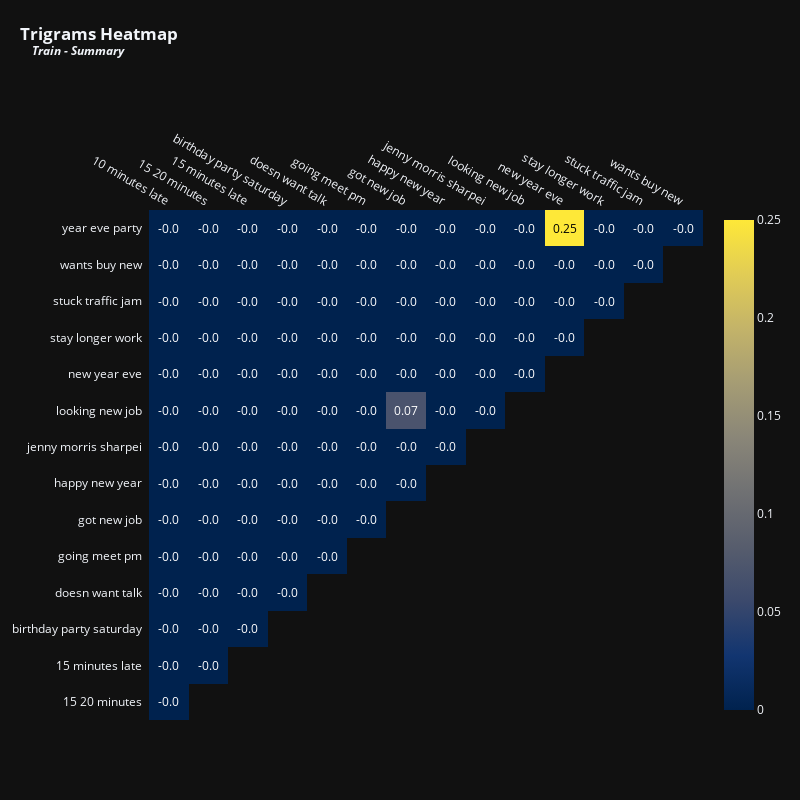

The notebook cell saved with this chart:
### Code cell
vectorizer=TfidfVectorizer(max_features=15, stop_words='english', ngram_range=(3,3))
x=vectorizer.fit_transform(train['summary'].fillna(''))
df_tfidfvect=pd.DataFrame(x.toarray(), columns=vectorizer.get_feature_names_out())
plot_correlation(df_tfidfvect, 'Trigrams', 'Train - Summary', 800, 800, 12)

### Figure 1 — Plotly figure (JSON) as saved in the notebook; plotly's stock layout.template omitted (floating-point values rounded to 4 significant figures)
{"data": [{"colorscale": [[0, "#00224e"], [0.1111, "#123570"], [0.2222, "#3b496c"], [0.3333, "#575d6d"], [0.4444, "#707173"], [0.5556, "#8a8678"], [0.6667, "#a59c74"], [0.7778, "#c3b369"], [0.8889, "#e1cc55"], [1, "#fee838"]], "reversescale": false, "showscale": false, "x": ["10 minutes late", "15 20 minutes", "15 minutes late", "birthday party saturday", "doesn want talk", "going meet pm", "got new job", "happy new year", "jenny morris sharpei", "looking new job", "new year eve", "stay longer work", "stuck traffic jam", "wants buy new"], "y": ["year eve party", "wants buy new", "stuck traffic jam", "stay longer work", "new year eve", "looking new job", "jenny morris sharpei", "happy new year", "got new job", "going meet pm", "doesn want talk", "birthday party saturday", "15 minutes late", "15 20 minutes"], "z": [[0, 0, 0, 0, 0, 0, 0, 0, 0, 0, 0.25, 0, 0, 0], [0, 0, 0, 0, 0, 0, 0, 0, 0, 0, 0, 0, 0], [0, 0, 0, 0, 0, 0, 0, 0, 0, 0, 0, 0], [0, 0, 0, 0, 0, 0, 0, 0, 0, 0, 0], [0, 0, 0, 0, 0, 0, 0, 0, 0, 0], [0, 0, 0, 0, 0, 0, 0.07, 0, 0], [0, 0, 0, 0, 0, 0, 0, 0], [0, 0, 0, 0, 0, 0, 0], [0, 0, 0, 0, 0, 0], [0, 0, 0, 0, 0], [0, 0, 0, 0], [0, 0, 0], [0, 0], [0]], "type": "heatmap"}, {"colorscale": [[0, "#00224e"], [0.1111, "#123570"], [0.2222, "#3b496c"], [0.3333, "#575d6d"], [0.4444, "#707173"], [0.5556, "#8a8678"], [0.6667, "#a59c74"], [0.7778, "#c3b369"], [0.8889, "#e1cc55"], [1, "#fee838"]], "showscale": true, "visible": true, "z": [[0, 0, 0, 0, 0, 0, 0, 0, 0, 0, 0.25, 0, 0, 0], [0, 0, 0, 0, 0, 0, 0, 0, 0, 0, 0, 0, 0], [0, 0, 0, 0, 0, 0, 0, 0, 0, 0, 0, 0], [0, 0, 0, 0, 0, 0, 0, 0, 0, 0, 0], [0, 0, 0, 0, 0, 0, 0, 0, 0, 0], [0, 0, 0, 0, 0, 0, 0.07, 0, 0], [0, 0, 0, 0, 0, 0, 0, 0], [0, 0, 0, 0, 0, 0, 0], [0, 0, 0, 0, 0, 0], [0, 0, 0, 0, 0], [0, 0, 0, 0], [0, 0, 0], [0, 0], [0]], "type": "heatmap"}], "layout": {"annotations": [{"font": {"color": "#FFFFFF", "size": 12}, "showarrow": false, "text": "-0.0", "x": "10 minutes late", "xref": "x", "y": "year eve party", "yref": "y"}, {"font": {"color": "#FFFFFF", "size": 12}, "showarrow": false, "text": "-0.0", "x": "15 20 minutes", "xref": "x", "y": "year eve party", "yref": "y"}, {"font": {"color": "#FFFFFF", "size": 12}, "showarrow": false, "text": "-0.0", "x": "15 minutes late", "xref": "x", "y": "year eve party", "yref": "y"}, {"font": {"color": "#FFFFFF", "size": 12}, "showarrow": false, "text": "-0.0", "x": "birthday party saturday", "xref": "x", "y": "year eve party", "yref": "y"}, {"font": {"color": "#FFFFFF", "size": 12}, "showarrow": false, "text": "-0.0", "x": "doesn want talk", "xref": "x", "y": "year eve party", "yref": "y"}, {"font": {"color": "#FFFFFF", "size": 12}, "showarrow": false, "text": "-0.0", "x": "going meet pm", "xref": "x", "y": "year eve party", "yref": "y"}, {"font": {"color": "#FFFFFF", "size": 12}, "showarrow": false, "text": "-0.0", "x": "got new job", "xref": "x", "y": "year eve party", "yref": "y"}, {"font": {"color": "#FFFFFF", "size": 12}, "showarrow": false, "text": "-0.0", "x": "happy new year", "xref": "x", "y": "year eve party", "yref": "y"}, {"font": {"color": "#FFFFFF", "size": 12}, "showarrow": false, "text": "-0.0", "x": "jenny morris sharpei", "xref": "x", "y": "year eve party", "yref": "y"}, {"font": {"color": "#FFFFFF", "size": 12}, "showarrow": false, "text": "-0.0", "x": "looking new job", "xref": "x", "y": "year eve party", "yref": "y"}, {"font": {"color": "#000000", "size": 12}, "showarrow": false, "text": "0.25", "x": "new year eve", "xref": "x", "y": "year eve party", "yref": "y"}, {"font": {"color": "#FFFFFF", "size": 12}, "showarrow": false, "text": "-0.0", "x": "stay longer work", "xref": "x", "y": "year eve party", "yref": "y"}, {"font": {"color": "#FFFFFF", "size": 12}, "showarrow": false, "text": "-0.0", "x": "stuck traffic jam", "xref": "x", "y": "year eve party", "yref": "y"}, {"font": {"color": "#FFFFFF", "size": 12}, "showarrow": false, "text": "-0.0", "x": "wants buy new", "xref": "x", "y": "year eve party", "yref": "y"}, {"font": {"color": "#FFFFFF", "size": 12}, "showarrow": false, "text": "-0.0", "x": "10 minutes late", "xref": "x", "y": "wants buy new", "yref": "y"}, {"font": {"color": "#FFFFFF", "size": 12}, "showarrow": false, "text": "-0.0", "x": "15 20 minutes", "xref": "x", "y": "wants buy new", "yref": "y"}, {"font": {"color": "#FFFFFF", "size": 12}, "showarrow": false, "text": "-0.0", "x": "15 minutes late", "xref": "x", "y": "wants buy new", "yref": "y"}, {"font": {"color": "#FFFFFF", "size": 12}, "showarrow": false, "text": "-0.0", "x": "birthday party saturday", "xref": "x", "y": "wants buy new", "yref": "y"}, {"font": {"color": "#FFFFFF", "size": 12}, "showarrow": false, "text": "-0.0", "x": "doesn want talk", "xref": "x", "y": "wants buy new", "yref": "y"}, {"font": {"color": "#FFFFFF", "size": 12}, "showarrow": false, "text": "-0.0", "x": "going meet pm", "xref": "x", "y": "wants buy new", "yref": "y"}, {"font": {"color": "#FFFFFF", "size": 12}, "showarrow": false, "text": "-0.0", "x": "got new job", "xref": "x", "y": "wants buy new", "yref": "y"}, {"font": {"color": "#FFFFFF", "size": 12}, "showarrow": false, "text": "-0.0", "x": "happy new year", "xref": "x", "y": "wants buy new", "yref": "y"}, {"font": {"color": "#FFFFFF", "size": 12}, "showarrow": false, "text": "-0.0", "x": "jenny morris sharpei", "xref": "x", "y": "wants buy new", "yref": "y"}, {"font": {"color": "#FFFFFF", "size": 12}, "showarrow": false, "text": "-0.0", "x": "looking new job", "xref": "x", "y": "wants buy new", "yref": "y"}, {"font": {"color": "#FFFFFF", "size": 12}, "showarrow": false, "text": "-0.0", "x": "new year eve", "xref": "x", "y": "wants buy new", "yref": "y"}, {"font": {"color": "#FFFFFF", "size": 12}, "showarrow": false, "text": "-0.0", "x": "stay longer work", "xref": "x", "y": "wants buy new", "yref": "y"}, {"font": {"color": "#FFFFFF", "size": 12}, "showarrow": false, "text": "-0.0", "x": "stuck traffic jam", "xref": "x", "y": "wants buy new", "yref": "y"}, {"font": {"color": "#FFFFFF", "size": 12}, "showarrow": false, "text": "-0.0", "x": "10 minutes late", "xref": "x", "y": "stuck traffic jam", "yref": "y"}, {"font": {"color": "#FFFFFF", "size": 12}, "showarrow": false, "text": "-0.0", "x": "15 20 minutes", "xref": "x", "y": "stuck traffic jam", "yref": "y"}, {"font": {"color": "#FFFFFF", "size": 12}, "showarrow": false, "text": "-0.0", "x": "15 minutes late", "xref": "x", "y": "stuck traffic jam", "yref": "y"}, {"font": {"color": "#FFFFFF", "size": 12}, "showarrow": false, "text": "-0.0", "x": "birthday party saturday", "xref": "x", "y": "stuck traffic jam", "yref": "y"}, {"font": {"color": "#FFFFFF", "size": 12}, "showarrow": false, "text": "-0.0", "x": "doesn want talk", "xref": "x", "y": "stuck traffic jam", "yref": "y"}, {"font": {"color": "#FFFFFF", "size": 12}, "showarrow": false, "text": "-0.0", "x": "going meet pm", "xref": "x", "y": "stuck traffic jam", "yref": "y"}, {"font": {"color": "#FFFFFF", "size": 12}, "showarrow": false, "text": "-0.0", "x": "got new job", "xref": "x", "y": "stuck traffic jam", "yref": "y"}, {"font": {"color": "#FFFFFF", "size": 12}, "showarrow": false, "text": "-0.0", "x": "happy new year", "xref": "x", "y": "stuck traffic jam", "yref": "y"}, {"font": {"color": "#FFFFFF", "size": 12}, "showarrow": false, "text": "-0.0", "x": "jenny morris sharpei", "xref": "x", "y": "stuck traffic jam", "yref": "y"}, {"font": {"color": "#FFFFFF", "size": 12}, "showarrow": false, "text": "-0.0", "x": "looking new job", "xref": "x", "y": "stuck traffic jam", "yref": "y"}, {"font": {"color": "#FFFFFF", "size": 12}, "showarrow": false, "text": "-0.0", "x": "new year eve", "xref": "x", "y": "stuck traffic jam", "yref": "y"}, {"font": {"color": "#FFFFFF", "size": 12}, "showarrow": false, "text": "-0.0", "x": "stay longer work", "xref": "x", "y": "stuck traffic jam", "yref": "y"}, {"font": {"color": "#FFFFFF", "size": 12}, "showarrow": false, "text": "-0.0", "x": "10 minutes late", "xref": "x", "y": "stay longer work", "yref": "y"}, {"font": {"color": "#FFFFFF", "size": 12}, "showarrow": false, "text": "-0.0", "x": "15 20 minutes", "xref": "x", "y": "stay longer work", "yref": "y"}, {"font": {"color": "#FFFFFF", "size": 12}, "showarrow": false, "text": "-0.0", "x": "15 minutes late", "xref": "x", "y": "stay longer work", "yref": "y"}, {"font": {"color": "#FFFFFF", "size": 12}, "showarrow": false, "text": "-0.0", "x": "birthday party saturday", "xref": "x", "y": "stay longer work", "yref": "y"}, {"font": {"color": "#FFFFFF", "size": 12}, "showarrow": false, "text": "-0.0", "x": "doesn want talk", "xref": "x", "y": "stay longer work", "yref": "y"}, {"font": {"color": "#FFFFFF", "size": 12}, "showarrow": false, "text": "-0.0", "x": "going meet pm", "xref": "x", "y": "stay longer work", "yref": "y"}, {"font": {"color": "#FFFFFF", "size": 12}, "showarrow": false, "text": "-0.0", "x": "got new job", "xref": "x", "y": "stay longer work", "yref": "y"}, {"font": {"color": "#FFFFFF", "size": 12}, "showarrow": false, "text": "-0.0", "x": "happy new year", "xref": "x", "y": "stay longer work", "yref": "y"}, {"font": {"color": "#FFFFFF", "size": 12}, "showarrow": false, "text": "-0.0", "x": "jenny morris sharpei", "xref": "x", "y": "stay longer work", "yref": "y"}, {"font": {"color": "#FFFFFF", "size": 12}, "showarrow": false, "text": "-0.0", "x": "looking new job", "xref": "x", "y": "stay longer work", "yref": "y"}, {"font": {"color": "#FFFFFF", "size": 12}, "showarrow": false, "text": "-0.0", "x": "new year eve", "xref": "x", "y": "stay longer work", "yref": "y"}, {"font": {"color": "#FFFFFF", "size": 12}, "showarrow": false, "text": "-0.0", "x": "10 minutes late", "xref": "x", "y": "new year eve", "yref": "y"}, {"font": {"color": "#FFFFFF", "size": 12}, "showarrow": false, "text": "-0.0", "x": "15 20 minutes", "xref": "x", "y": "new year eve", "yref": "y"}, {"font": {"color": "#FFFFFF", "size": 12}, "showarrow": false, "text": "-0.0", "x": "15 minutes late", "xref": "x", "y": "new year eve", "yref": "y"}, {"font": {"color": "#FFFFFF", "size": 12}, "showarrow": false, "text": "-0.0", "x": "birthday party saturday", "xref": "x", "y": "new year eve", "yref": "y"}, {"font": {"color": "#FFFFFF", "size": 12}, "showarrow": false, "text": "-0.0", "x": "doesn want talk", "xref": "x", "y": "new year eve", "yref": "y"}, {"font": {"color": "#FFFFFF", "size": 12}, "showarrow": false, "text": "-0.0", "x": "going meet pm", "xref": "x", "y": "new year eve", "yref": "y"}, {"font": {"color": "#FFFFFF", "size": 12}, "showarrow": false, "text": "-0.0", "x": "got new job", "xref": "x", "y": "new year eve", "yref": "y"}, {"font": {"color": "#FFFFFF", "size": 12}, "showarrow": false, "text": "-0.0", "x": "happy new year", "xref": "x", "y": "new year eve", "yref": "y"}, {"font": {"color": "#FFFFFF", "size": 12}, "showarrow": false, "text": "-0.0", "x": "jenny morris sharpei", "xref": "x", "y": "new year eve", "yref": "y"}, {"font": {"color": "#FFFFFF", "size": 12}, "showarrow": false, "text": "-0.0", "x": "looking new job", "xref": "x", "y": "new year eve", "yref": "y"}, {"font": {"color": "#FFFFFF", "size": 12}, "showarrow": false, "text": "-0.0", "x": "10 minutes late", "xref": "x", "y": "looking new job", "yref": "y"}, {"font": {"color": "#FFFFFF", "size": 12}, "showarrow": false, "text": "-0.0", "x": "15 20 minutes", "xref": "x", "y": "looking new job", "yref": "y"}, {"font": {"color": "#FFFFFF", "size": 12}, "showarrow": false, "text": "-0.0", "x": "15 minutes late", "xref": "x", "y": "looking new job", "yref": "y"}, {"font": {"color": "#FFFFFF", "size": 12}, "showarrow": false, "text": "-0.0", "x": "birthday party saturday", "xref": "x", "y": "looking new job", "yref": "y"}, {"font": {"color": "#FFFFFF", "size": 12}, "showarrow": false, "text": "-0.0", "x": "doesn want talk", "xref": "x", "y": "looking new job", "yref": "y"}, {"font": {"color": "#FFFFFF", "size": 12}, "showarrow": false, "text": "-0.0", "x": "going meet pm", "xref": "x", "y": "looking new job", "yref": "y"}, {"font": {"color": "#FFFFFF", "size": 12}, "showarrow": false, "text": "0.07", "x": "got new job", "xref": "x", "y": "looking new job", "yref": "y"}, {"font": {"color": "#FFFFFF", "size": 12}, "showarrow": false, "text": "-0.0", "x": "happy new year", "xref": "x", "y": "looking new job", "yref": "y"}, {"font": {"color": "#FFFFFF", "size": 12}, "showarrow": false, "text": "-0.0", "x": "jenny morris sharpei", "xref": "x", "y": "looking new job", "yref": "y"}, {"font": {"color": "#FFFFFF", "size": 12}, "showarrow": false, "text": "-0.0", "x": "10 minutes late", "xref": "x", "y": "jenny morris sharpei", "yref": "y"}, {"font": {"color": "#FFFFFF", "size": 12}, "showarrow": false, "text": "-0.0", "x": "15 20 minutes", "xref": "x", "y": "jenny morris sharpei", "yref": "y"}, {"font": {"color": "#FFFFFF", "size": 12}, "showarrow": false, "text": "-0.0", "x": "15 minutes late", "xref": "x", "y": "jenny morris sharpei", "yref": "y"}, {"font": {"color": "#FFFFFF", "size": 12}, "showarrow": false, "text": "-0.0", "x": "birthday party saturday", "xref": "x", "y": "jenny morris sharpei", "yref": "y"}, {"font": {"color": "#FFFFFF", "size": 12}, "showarrow": false, "text": "-0.0", "x": "doesn want talk", "xref": "x", "y": "jenny morris sharpei", "yref": "y"}, {"font": {"color": "#FFFFFF", "size": 12}, "showarrow": false, "text": "-0.0", "x": "going meet pm", "xref": "x", "y": "jenny morris sharpei", "yref": "y"}, {"font": {"color": "#FFFFFF", "size": 12}, "showarrow": false, "text": "-0.0", "x": "got new job", "xref": "x", "y": "jenny morris sharpei", "yref": "y"}, {"font": {"color": "#FFFFFF", "size": 12}, "showarrow": false, "text": "-0.0", "x": "happy new year", "xref": "x", "y": "jenny morris sharpei", "yref": "y"}, {"font": {"color": "#FFFFFF", "size": 12}, "showarrow": false, "text": "-0.0", "x": "10 minutes late", "xref": "x", "y": "happy new year", "yref": "y"}, {"font": {"color": "#FFFFFF", "size": 12}, "showarrow": false, "text": "-0.0", "x": "15 20 minutes", "xref": "x", "y": "happy new year", "yref": "y"}, {"font": {"color": "#FFFFFF", "size": 12}, "showarrow": false, "text": "-0.0", "x": "15 minutes late", "xref": "x", "y": "happy new year", "yref": "y"}, {"font": {"color": "#FFFFFF", "size": 12}, "showarrow": false, "text": "-0.0", "x": "birthday party saturday", "xref": "x", "y": "happy new year", "yref": "y"}, {"font": {"color": "#FFFFFF", "size": 12}, "showarrow": false, "text": "-0.0", "x": "doesn want talk", "xref": "x", "y": "happy new year", "yref": "y"}, {"font": {"color": "#FFFFFF", "size": 12}, "showarrow": false, "text": "-0.0", "x": "going meet pm", "xref": "x", "y": "happy new year", "yref": "y"}, {"font": {"color": "#FFFFFF", "size": 12}, "showarrow": false, "text": "-0.0", "x": "got new job", "xref": "x", "y": "happy new year", "yref": "y"}, {"font": {"color": "#FFFFFF", "size": 12}, "showarrow": false, "text": "-0.0", "x": "10 minutes late", "xref": "x", "y": "got new job", "yref": "y"}, {"font": {"color": "#FFFFFF", "size": 12}, "showarrow": false, "text": "-0.0", "x": "15 20 minutes", "xref": "x", "y": "got new job", "yref": "y"}, {"font": {"color": "#FFFFFF", "size": 12}, "showarrow": false, "text": "-0.0", "x": "15 minutes late", "xref": "x", "y": "got new job", "yref": "y"}, {"font": {"color": "#FFFFFF", "size": 12}, "showarrow": false, "text": "-0.0", "x": "birthday party saturday", "xref": "x", "y": "got new job", "yref": "y"}, {"font": {"color": "#FFFFFF", "size": 12}, "showarrow": false, "text": "-0.0", "x": "doesn want talk", "xref": "x", "y": "got new job", "yref": "y"}, {"font": {"color": "#FFFFFF", "size": 12}, "showarrow": false, "text": "-0.0", "x": "going meet pm", "xref": "x", "y": "got new job", "yref": "y"}, {"font": {"color": "#FFFFFF", "size": 12}, "showarrow": false, "text": "-0.0", "x": "10 minutes late", "xref": "x", "y": "going meet pm", "yref": "y"}, {"font": {"color": "#FFFFFF", "size": 12}, "showarrow": false, "text": "-0.0", "x": "15 20 minutes", "xref": "x", "y": "going meet pm", "yref": "y"}, {"font": {"color": "#FFFFFF", "size": 12}, "showarrow": false, "text": "-0.0", "x": "15 minutes late", "xref": "x", "y": "going meet pm", "yref": "y"}, {"font": {"color": "#FFFFFF", "size": 12}, "showarrow": false, "text": "-0.0", "x": "birthday party saturday", "xref": "x", "y": "going meet pm", "yref": "y"}, {"font": {"color": "#FFFFFF", "size": 12}, "showarrow": false, "text": "-0.0", "x": "doesn want talk", "xref": "x", "y": "going meet pm", "yref": "y"}, {"font": {"color": "#FFFFFF", "size": 12}, "showarrow": false, "text": "-0.0", "x": "10 minutes late", "xref": "x", "y": "doesn want talk", "yref": "y"}, {"font": {"color": "#FFFFFF", "size": 12}, "showarrow": false, "text": "-0.0", "x": "15 20 minutes", "xref": "x", "y": "doesn want talk", "yref": "y"}, {"font": {"color": "#FFFFFF", "size": 12}, "showarrow": false, "text": "-0.0", "x": "15 minutes late", "xref": "x", "y": "doesn want talk", "yref": "y"}, {"font": {"color": "#FFFFFF", "size": 12}, "showarrow": false, "text": "-0.0", "x": "birthday party saturday", "xref": "x", "y": "doesn want talk", "yref": "y"}, {"font": {"color": "#FFFFFF", "size": 12}, "showarrow": false, "text": "-0.0", "x": "10 minutes late", "xref": "x", "y": "birthday party saturday", "yref": "y"}, {"font": {"color": "#FFFFFF", "size": 12}, "showarrow": false, "text": "-0.0", "x": "15 20 minutes", "xref": "x", "y": "birthday party saturday", "yref": "y"}, {"font": {"color": "#FFFFFF", "size": 12}, "showarrow": false, "text": "-0.0", "x": "15 minutes late", "xref": "x", "y": "birthday party saturday", "yref": "y"}, {"font": {"color": "#FFFFFF", "size": 12}, "showarrow": false, "text": "-0.0", "x": "10 minutes late", "xref": "x", "y": "15 minutes late", "yref": "y"}, {"font": {"color": "#FFFFFF", "size": 12}, "showarrow": false, "text": "-0.0", "x": "15 20 minutes", "xref": "x", "y": "15 minutes late", "yref": "y"}, {"font": {"color": "#FFFFFF", "size": 12}, "showarrow": false, "text": "-0.0", "x": "10 minutes late", "xref": "x", "y": "15 20 minutes", "yref": "y"}], "xaxis": {"dtick": 1, "gridcolor": "rgb(0, 0, 0)", "side": "top", "ticks": "", "showgrid": false, "type": "category", "range": [-0.5, 13.5], "autorange": true}, "yaxis": {"dtick": 1, "ticks": "", "ticksuffix": "  ", "autorange": true, "showgrid": false, "type": "category", "range": [13.5, -0.5]}, "title": {"text": "<b>Trigrams Heatmap<br><sup>&nbsp;&nbsp;&nbsp;&nbsp;<i>Train - Summary</i></sup></b>", "x": 0.025, "xanchor": "left", "y": 0.95}, "margin": {"t": 210, "l": 110}, "height": 800, "width": 800}}
